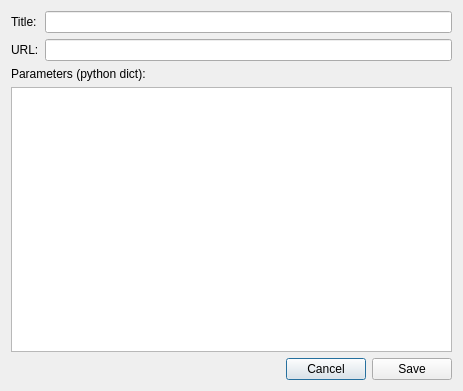
<?xml version="1.0" encoding="UTF-8"?>
<ui version="4.0">
 <class>Dialog</class>
 <widget class="QDialog" name="Dialog">
  <property name="geometry">
   <rect>
    <x>0</x>
    <y>0</y>
    <width>463</width>
    <height>391</height>
   </rect>
  </property>
  <property name="windowTitle">
   <string>Model configuration</string>
  </property>
  <layout class="QGridLayout" name="gridLayout">
   <item row="0" column="0">
    <layout class="QVBoxLayout" name="verticalLayout_3">
     <item>
      <layout class="QHBoxLayout" name="horizontalLayout">
       <item>
        <layout class="QVBoxLayout" name="verticalLayout_2">
         <item>
          <widget class="QLabel" name="label">
           <property name="text">
            <string>Title:</string>
           </property>
          </widget>
         </item>
         <item>
          <widget class="QLabel" name="label_2">
           <property name="text">
            <string>URL:</string>
           </property>
          </widget>
         </item>
        </layout>
       </item>
       <item>
        <layout class="QVBoxLayout" name="verticalLayout">
         <item>
          <widget class="QLineEdit" name="titleLineEdit"/>
         </item>
         <item>
          <widget class="QLineEdit" name="urlLineEdit"/>
         </item>
        </layout>
       </item>
      </layout>
     </item>
     <item>
      <widget class="QLabel" name="label_3">
       <property name="text">
        <string>Parameters (python dict):</string>
       </property>
      </widget>
     </item>
     <item>
      <widget class="QTextEdit" name="paramsTextEdit"/>
     </item>
     <item>
      <layout class="QHBoxLayout" name="horizontalLayout_2">
       <item>
        <spacer name="horizontalSpacer">
         <property name="orientation">
          <enum>Qt::Horizontal</enum>
         </property>
         <property name="sizeHint" stdset="0">
          <size>
           <width>40</width>
           <height>20</height>
          </size>
         </property>
        </spacer>
       </item>
       <item>
        <widget class="QPushButton" name="cancelButton">
         <property name="text">
          <string>Cancel</string>
         </property>
        </widget>
       </item>
       <item>
        <widget class="QPushButton" name="saveButton">
         <property name="text">
          <string>Save</string>
         </property>
        </widget>
       </item>
      </layout>
     </item>
    </layout>
   </item>
  </layout>
 </widget>
 <resources/>
 <connections/>
</ui>
